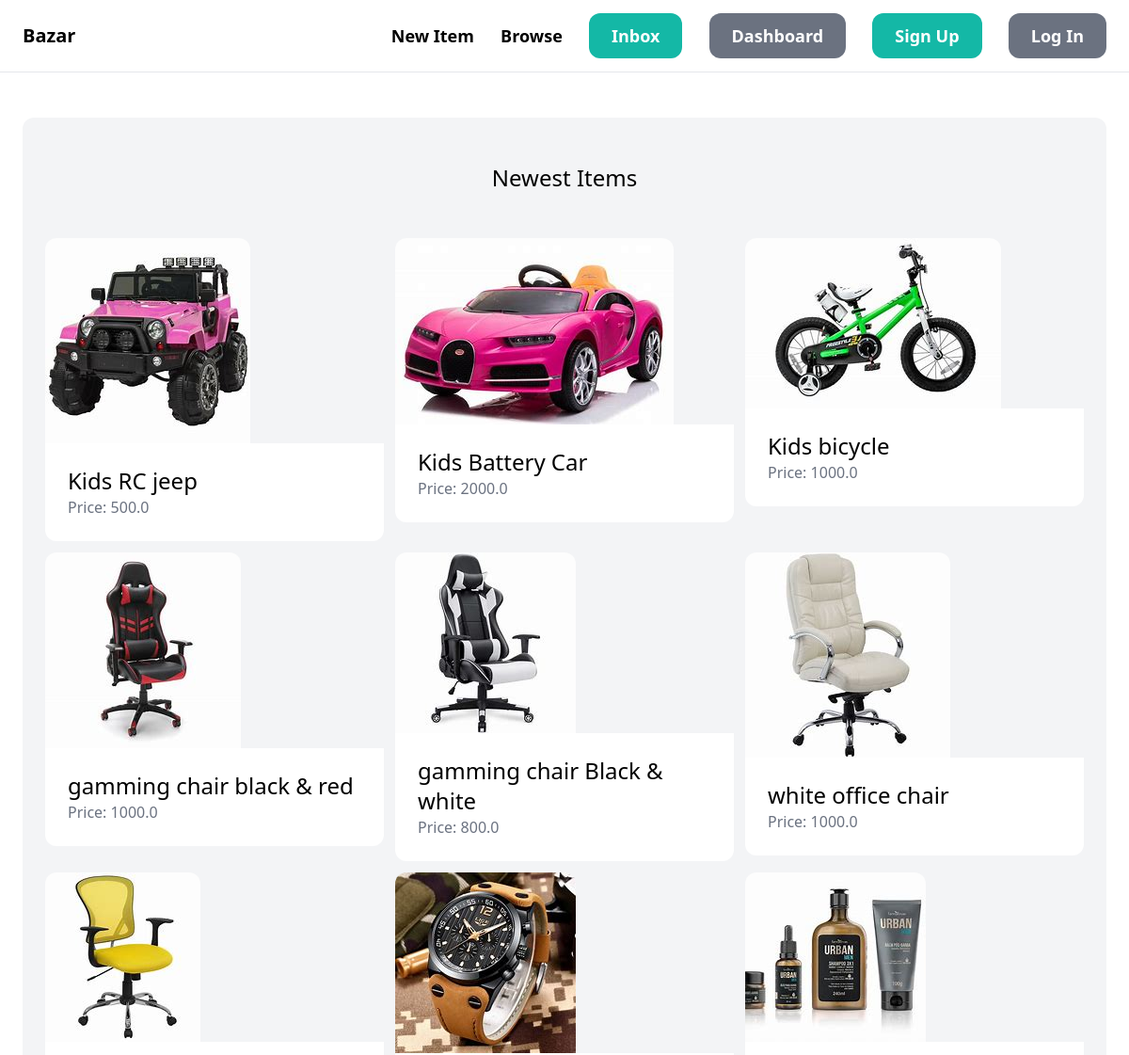
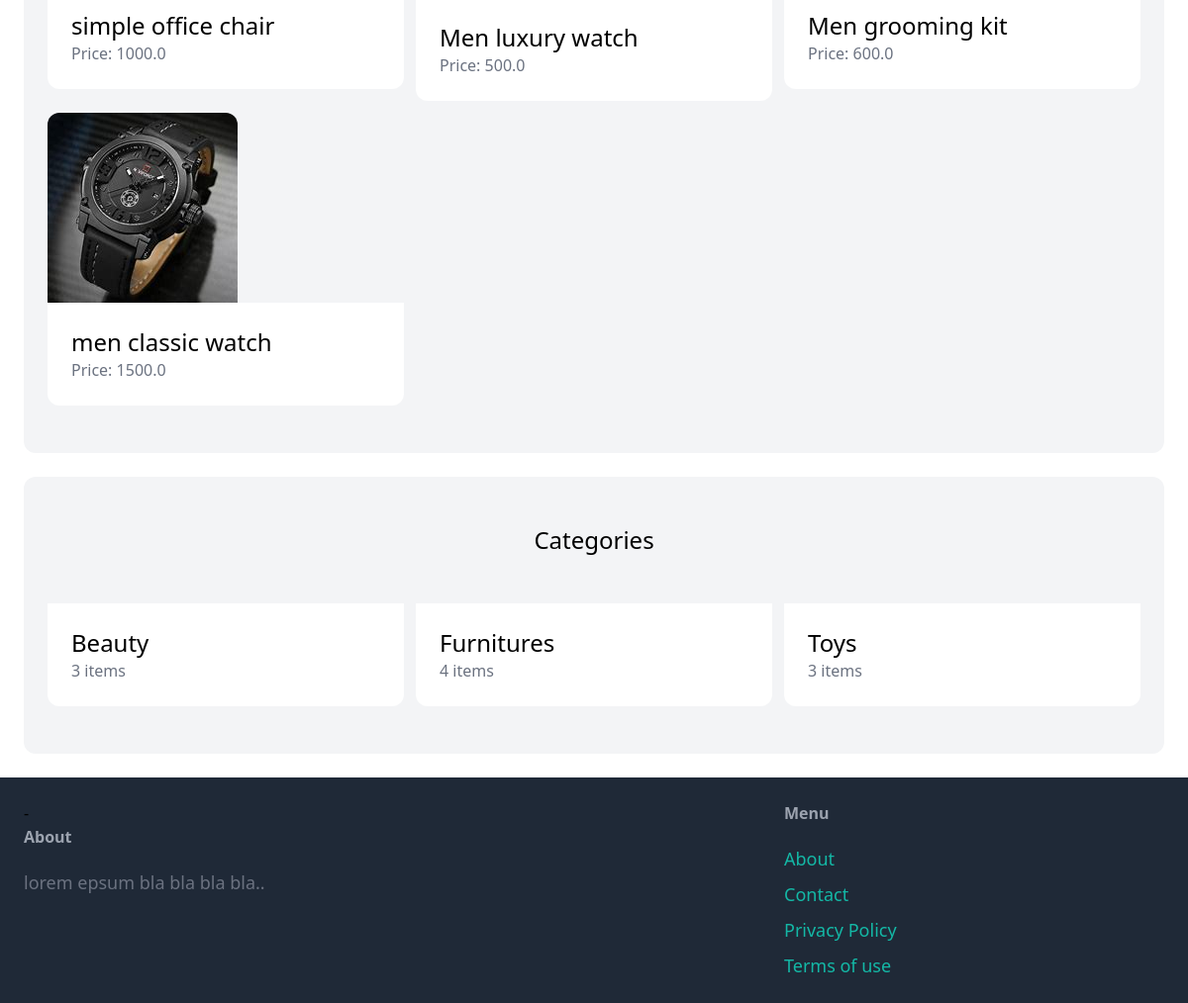
The page / on the database its author committed (2 pictures, top to bottom).
### item/models.py (models this page shows, shortened)
class Item(models.Model):
    category = models.ForeignKey(Category, related_name='items', on_delete=models.CASCADE)
    name = models.CharField(max_length=255)
    description = models.TextField(blank=True, null=True)
    price = models.FloatField()
    image = models.ImageField(upload_to='item_images', blank=True, null=True)
    is_sold = models.BooleanField(default=False)
    created_at = models.DateTimeField(auto_now_add=True)
    created_by = models.ForeignKey(User, related_name='items', on_delete=models.CASCADE)

class Category(models.Model):
    name = models.CharField(max_length=255)
    class Meta:
        ordering = ('name',)
        verbose_name_plural = "Categories"

### core/views.py (the view)
# urls.py: path('',views.index,name='index'),
def index(request):
    items = Item.objects.filter(is_sold=False)
    categories = Category.objects.all()
    return render(request, 'core/index.html',{
        'categories': categories,
        'items': items
    })

### core/templates/core/index.html (shortened to what this page needs)
{% extends 'core/base.html' %}
{% block content %}
    <div class="mt-6 py-12 px-6 bg-gray-100 rounded-xl">
        <h2 class="mb-12 text-2xl text-center">Newest Items</h2>
        <div class="grid grid-cols-3 gap-3">
            {%  for item in items %}
                <div>
                    <a href="{% url 'item:detail' item.id %}">
                        <div>
                            <img src="{{ item.image.url }}" class="rounded-t-xl">
                        </div>
                        <div class="p-6 bg-white rounded-b-xl">
                            <h2 class="text-2xl">{{ item.name }}</h2>
                            <p class="text-gray-500">Price: {{ item.price }}</p>
                        </div>
                    </a>
                </div>
            {% endfor %}
        </div>
    </div>
    <div class="mt-6 py-12 px-6 bg-gray-100 rounded-xl">
        <h2 class="mb-12 text-2xl text-center">Categories</h2>
        <div class="grid grid-cols-3 gap-3">
            {% for category in categories %}
                <div>
                    <a href="#">
                        <div class="p-6 bg-white rounded-b-xl">
                            <h2 class="text-2xl">{{ category.name }}</h2>
                            <p class="text-gray-500">{{ category.items.count}} items</p>
                        </div>
                    </a>
                </div>
            {% endfor %}
        </div>
    </div>
{% endblock %}

### core/templates/core/base.html (shortened to what this page needs)
<!DOCTYPE html>
<html>
    <head>
        <script src="https://cdn.tailwindcss.com"></script>
    </head>
    <body>
        <nav class="py-6 px-6 flex justify-between items-center border-b border-gray-200">
            <a href="#" class="text-xl font-semibold">Bazar</a>
            <div class="space-x-6">
                <a href="#" class="text-lg font-semibold hover:text-gray-500">New Item</a>
                <a href="#" class="text-lg font-semibold hover:text-gray-500">Browse</a>
                <a href="#" class="px-6 py-3 text-lg font-semibold rounded-xl text-white bg-teal-500 hover:bg-teal-700">Inbox</a>
                <a href="#" class="px-6 py-3 text-lg font-semibold text-white bg-gray-500 hover:bg-gray-700 rounded-xl">Dashboard</a>
                {% if request.user.is_authenticated %}
                {% else %}
                    <a href="{% url 'core:signup' %}" class="px-6 py-3 text-lg font-semibold rounded-xl text-white bg-teal-500 hover:bg-teal-700">Sign Up</a>
                    <a href="{% url 'core:login' %}" class="px-6 py-3 text-lg font-semibold text-white bg-gray-500 hover:bg-gray-700 rounded-xl">Log In</a>
                {% endif %}
            </div>
        </nav>
        <div class="px-6 py-6">
            {% block content %}
            {% endblock %}
        </div>
        <footer class="px-6 py-6 flex justify-between bg-gray-800">
            <div class="w-2/3 pr-10">
-                <h3 class="mb-5 font-semibold text-gray-400">About</h3>
                <p class="text-lg text-gray-500">lorem epsum bla bla bla bla..</p>
            </div>
            <div class="w-1/3 ">
                <h3 class="mb-5 font-semibold text-gray-400">Menu</h3>
                <ul class="space-y-2">
                    <li><a href="#" class="text-lg text-teal-500 hover:text-teal-700">About</a></li>
                    <li><a href="{% url 'core:contact' %}" class="text-lg text-teal-500 hover:text-teal-700">Contact</a></li>
                    <li><a href="#" class="text-lg text-teal-500 hover:text-teal-700">Privacy Policy</a></li>
                    <li><a href="#" class="text-lg text-teal-500 hover:text-teal-700">Terms of use</a></li>
                </ul>
            </div>
        </footer>
    </body>
</html>

### rows shown on the page
Item: image (picture), name "Kids RC jeep", price "500.0"
Item: image (picture), name "Kids Battery Car", price "2000.0"
Item: image (picture), name "Kids bicycle", price "1000.0"
Item: image (picture), name "gamming chair black & red", price "1000.0"
Item: image (picture), name "gamming chair Black & white", price "800.0"
Item: image (picture), name "white office chair", price "1000.0"
Item: image (picture), name "simple office chair", price "1000.0"
Item: image (picture), name "Men luxury watch", price "500.0"
Item: image (picture), name "Men grooming kit", price "600.0"
Item: image (picture), name "men classic watch", price "1500.0"
Category: name "Beauty", items.count "3"
Category: name "Furnitures", items.count "4"
Category: name "Toys", items.count "3"
